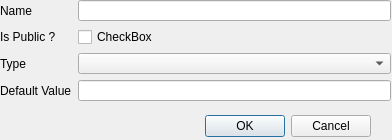
<?xml version="1.0" encoding="UTF-8"?>
<ui version="4.0">
 <class>NewVar</class>
 <widget class="QDialog" name="Dialog">
  <property name="geometry">
   <rect>
    <x>0</x>
    <y>0</y>
    <width>392</width>
    <height>140</height>
   </rect>
  </property>
  <property name="windowTitle">
   <string>Dialog</string>
  </property>
  <widget class="QDialogButtonBox" name="buttonBox">
   <property name="geometry">
    <rect>
     <x>30</x>
     <y>110</y>
     <width>341</width>
     <height>32</height>
    </rect>
   </property>
   <property name="orientation">
    <enum>Qt::Horizontal</enum>
   </property>
   <property name="standardButtons">
    <set>QDialogButtonBox::Cancel|QDialogButtonBox::Ok</set>
   </property>
  </widget>
  <widget class="QWidget" name="formLayoutWidget">
   <property name="geometry">
    <rect>
     <x>0</x>
     <y>0</y>
     <width>391</width>
     <height>101</height>
    </rect>
   </property>
   <layout class="QFormLayout" name="formLayout">
    <item row="0" column="0">
     <widget class="QLabel" name="label">
      <property name="text">
       <string>Name</string>
      </property>
     </widget>
    </item>
    <item row="0" column="1">
     <widget class="QLineEdit" name="le_name"/>
    </item>
    <item row="1" column="0">
     <widget class="QLabel" name="label_2">
      <property name="text">
       <string>Is Public ?</string>
      </property>
     </widget>
    </item>
    <item row="1" column="1">
     <widget class="QCheckBox" name="cb_public">
      <property name="text">
       <string>CheckBox</string>
      </property>
     </widget>
    </item>
    <item row="2" column="0">
     <widget class="QLabel" name="label_3">
      <property name="text">
       <string>Type</string>
      </property>
     </widget>
    </item>
    <item row="2" column="1">
     <widget class="QComboBox" name="cbx_tpye"/>
    </item>
    <item row="3" column="0">
     <widget class="QLabel" name="label_4">
      <property name="text">
       <string>Default Value</string>
      </property>
     </widget>
    </item>
    <item row="3" column="1">
     <widget class="QLineEdit" name="le_value"/>
    </item>
   </layout>
  </widget>
 </widget>
 <resources/>
 <connections>
  <connection>
   <sender>buttonBox</sender>
   <signal>accepted()</signal>
   <receiver>Dialog</receiver>
   <slot>accept()</slot>
   <hints>
    <hint type="sourcelabel">
     <x>248</x>
     <y>254</y>
    </hint>
    <hint type="destinationlabel">
     <x>157</x>
     <y>274</y>
    </hint>
   </hints>
  </connection>
  <connection>
   <sender>buttonBox</sender>
   <signal>rejected()</signal>
   <receiver>Dialog</receiver>
   <slot>reject()</slot>
   <hints>
    <hint type="sourcelabel">
     <x>316</x>
     <y>260</y>
    </hint>
    <hint type="destinationlabel">
     <x>286</x>
     <y>274</y>
    </hint>
   </hints>
  </connection>
 </connections>
</ui>
